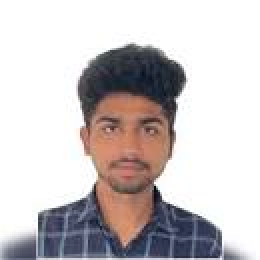
#> input picture Images/images.jpeg, 130 x 130 px, found by its file name (shown 2 times larger)
$ python face_detect.py
#> lines starting #> are read from the running program, lines starting #| are printed output that depends on the picture; after the words box and inside, x2 and y2 are one past the last pixel; in counts of white or black regions, pixels touching at a corner belong together
import cv2 as cv

img = cv.imread("Images\images.jpeg")
#> img is the input picture: shape (130, 130, 3); mean B, G, R 197.9, 197, 203.1

gray = cv.cvtColor(img, cv.COLOR_BGR2GRAY)
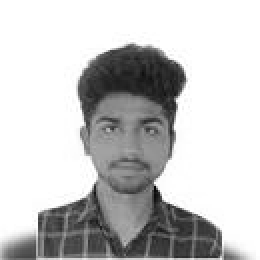
#> gray: shape (130, 130) (shown 2 times larger); min 1, max 255, mean 198.9

haar_cascade = cv.CascadeClassifier('Face_detect/haar_cascade.xml')

face_rect = haar_cascade.detectMultiScale(gray, scaleFactor=1.1,minNeighbors=3)
#> face_rect = [[38, 42, 55, 55]]

print("The number of faces found:",len(face_rect))
#| The number of faces found: 1

for (x,y,w,h) in face_rect:
    cv.rectangle(img, (x,y), (x+w,y+h), (0,255,0),thickness=2)
#> this loop made 1 pass
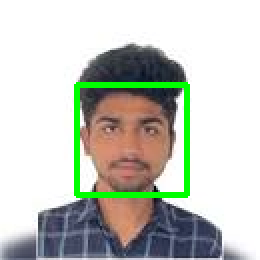
#> img: shape (130, 130, 3) (shown 2 times larger); 3.88% of pixels changed, all inside (x1, y1, x2, y2) = (37, 41, 95, 99)

cv.imshow('detected img', img)

cv.waitKey(0)

cv.destroyAllWindows()

$ run again, with Images/test.jpg copied over Images/images.jpeg
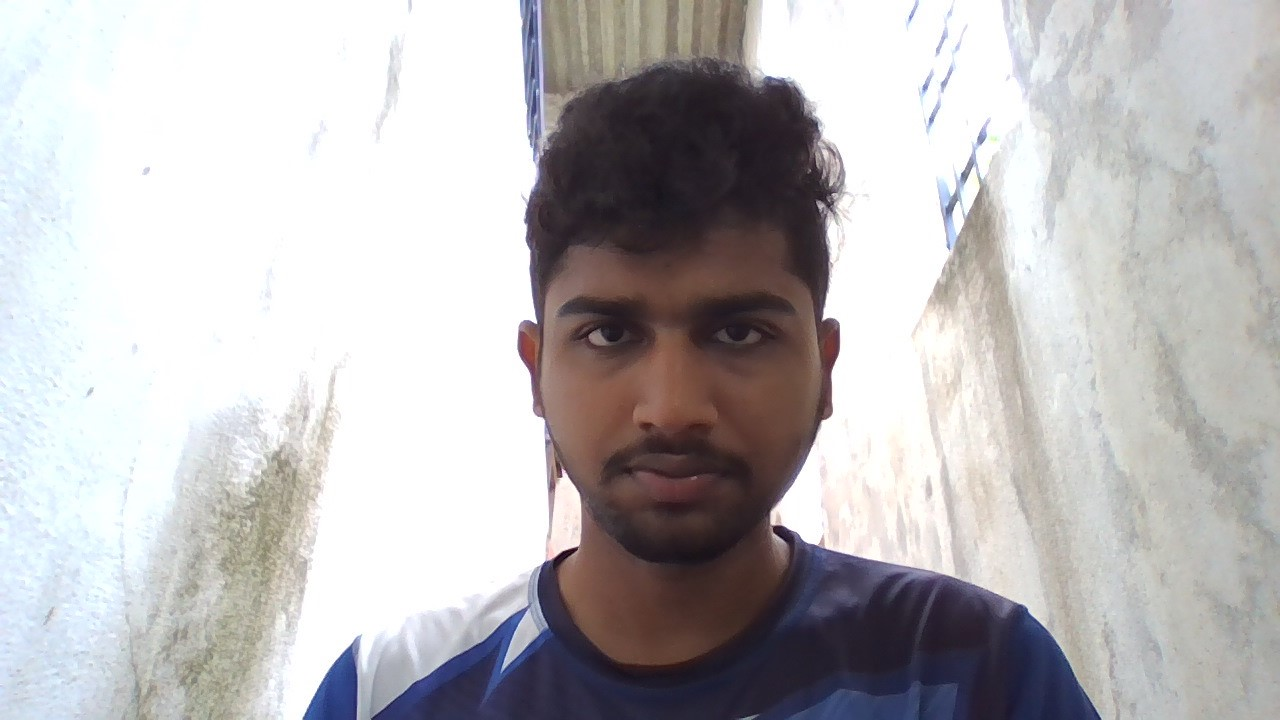
#> input picture Images/test.jpg, 1280 x 720 px, found by its file name
#> img is the input picture: shape (720, 1280, 3); mean B, G, R 186.3, 185, 187.6
#> `gray = cv.cvtColor(img, cv.COLOR_BGR2GRAY)`:
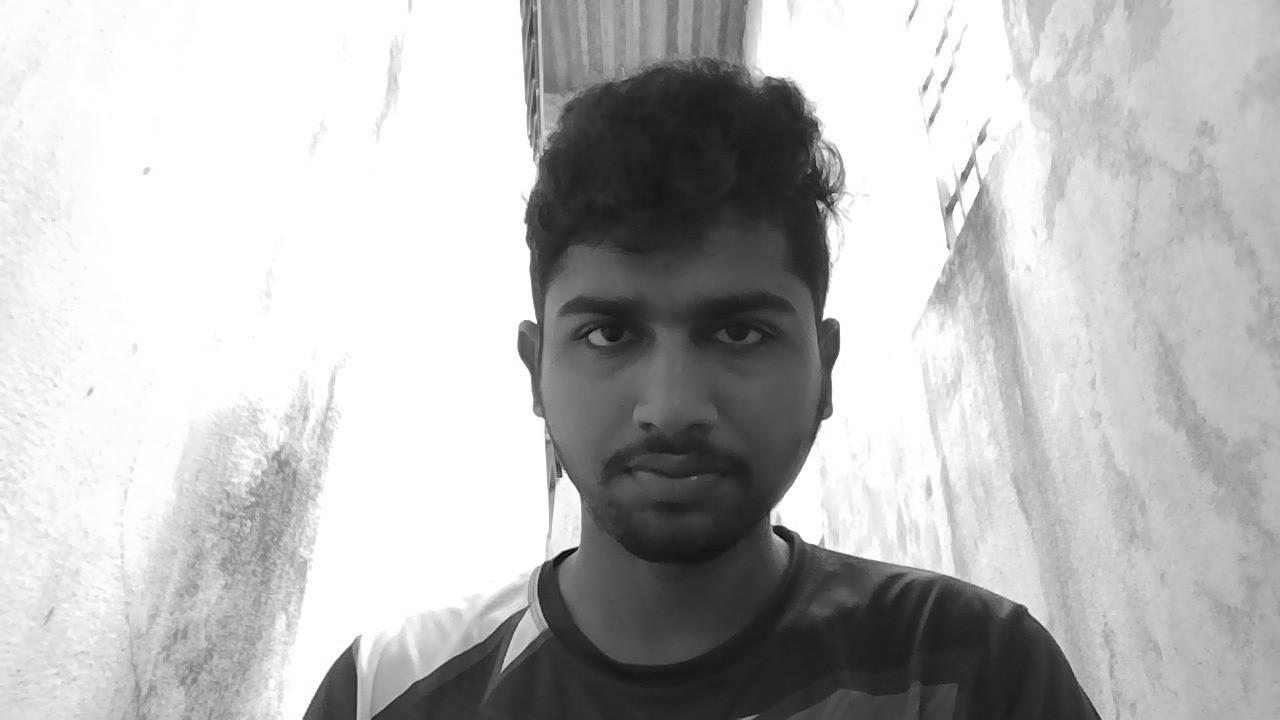
#> gray: shape (720, 1280); min 4, max 255, mean 185.9
#> face_rect = [[516, 213, 320, 320]]
#| The number of faces found: 1
#> the loop `for (x,y,w,h) in face_rect:` made 1 pass
#> after the loop `for (x,y,w,h) in face_rect:`:
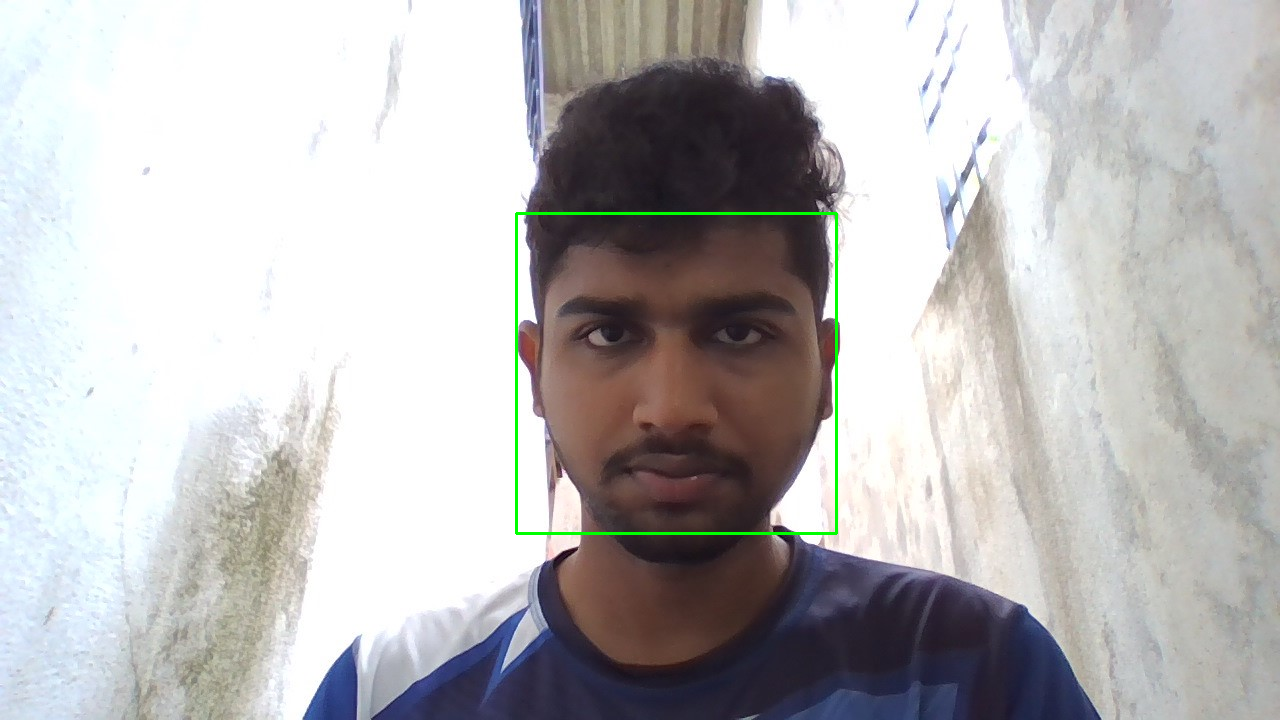
#> img: shape (720, 1280, 3); 0.42% of pixels changed, all inside (x1, y1, x2, y2) = (515, 212, 838, 535)
